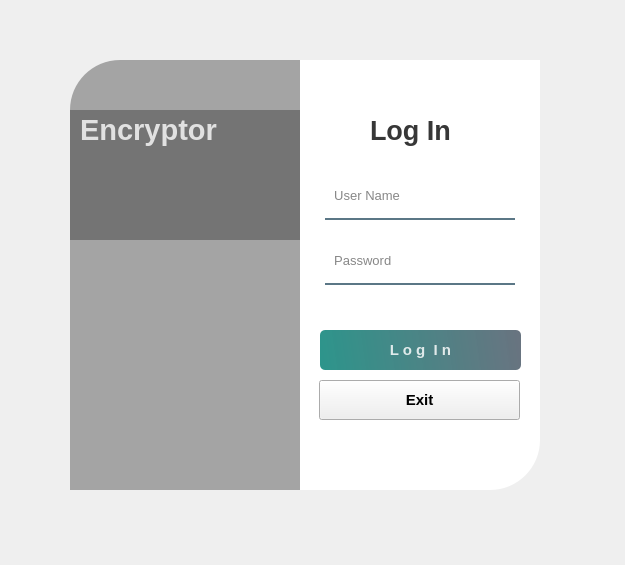
<?xml version="1.0" encoding="UTF-8"?>
<ui version="4.0">
 <class>Form</class>
 <widget class="QWidget" name="Form">
  <property name="geometry">
   <rect>
    <x>0</x>
    <y>0</y>
    <width>625</width>
    <height>565</height>
   </rect>
  </property>
  <property name="windowTitle">
   <string>Form</string>
  </property>
  <widget class="QWidget" name="widget" native="true">
   <property name="geometry">
    <rect>
     <x>30</x>
     <y>30</y>
     <width>550</width>
     <height>500</height>
    </rect>
   </property>
   <property name="styleSheet">
    <string notr="true">QPushButton#pushButton{
	background-color: qlineargradient(spread:pad, x1:0, y1:0.505682, x2:1, y2:0.477, stop:0 rgba(11, 131, 120, 219), stop:1 rgba(85, 98, 112, 226));
	color:rgba(255, 255, 255, 210);
	border-radius:5px;
}

QPushButton#pushButton:hover{
	background-color: qlineargradient(spread:pad, x1:0, y1:0.505682, x2:1, y2:0.477, stop:0 rgba(150, 123, 111, 219), stop:1 rgba(85, 81, 84, 226));
}

QPushButton#pushButton:pressed{
	padding-left:5px;
	padding-top:5px;
	background-color:rgba(150, 123, 111, 255);
}

QPushButton#pushButton_2, #pushButton_3, #pushButton_4, #pushButton_5{
	background-color: rgba(0, 0, 0, 0);
	color:rgba(85, 98, 112, 255);
}

QPushButton#pushButton_2:hover, #pushButton_3:hover, #pushButton_4:hover, #pushButton_5:hover{
	color: rgba(131, 96, 53, 255);
}

QPushButton#pushButton_2:pressed, #pushButton_3:pressed, #pushButton_4:pressed, #pushButton_5:pressed{
	padding-left:5px;
	padding-top:5px;
	color:rgba(91, 88, 53, 255);
}

</string>
   </property>
   <widget class="QLabel" name="label">
    <property name="geometry">
     <rect>
      <x>40</x>
      <y>30</y>
      <width>280</width>
      <height>430</height>
     </rect>
    </property>
    <property name="styleSheet">
     <string notr="true">border-image: url(:/images/background.jpg);
border-top-left-radius: 50px;</string>
    </property>
    <property name="text">
     <string/>
    </property>
   </widget>
   <widget class="QLabel" name="label_2">
    <property name="geometry">
     <rect>
      <x>40</x>
      <y>30</y>
      <width>280</width>
      <height>430</height>
     </rect>
    </property>
    <property name="styleSheet">
     <string notr="true">background-color:rgba(0, 0, 0, 80);
border-top-left-radius: 50px;</string>
    </property>
    <property name="text">
     <string/>
    </property>
   </widget>
   <widget class="QLabel" name="label_3">
    <property name="geometry">
     <rect>
      <x>270</x>
      <y>30</y>
      <width>240</width>
      <height>430</height>
     </rect>
    </property>
    <property name="styleSheet">
     <string notr="true">background-color:rgba(255, 255, 255, 255);
border-bottom-right-radius: 50px;</string>
    </property>
    <property name="text">
     <string/>
    </property>
   </widget>
   <widget class="QLabel" name="label_4">
    <property name="geometry">
     <rect>
      <x>340</x>
      <y>80</y>
      <width>100</width>
      <height>40</height>
     </rect>
    </property>
    <property name="font">
     <font>
      <pointsize>20</pointsize>
      <weight>75</weight>
      <bold>true</bold>
     </font>
    </property>
    <property name="styleSheet">
     <string notr="true">color:rgba(0, 0, 0, 200);</string>
    </property>
    <property name="text">
     <string>Log In</string>
    </property>
   </widget>
   <widget class="QLineEdit" name="lineEdit">
    <property name="geometry">
     <rect>
      <x>295</x>
      <y>150</y>
      <width>190</width>
      <height>40</height>
     </rect>
    </property>
    <property name="font">
     <font>
      <pointsize>10</pointsize>
     </font>
    </property>
    <property name="styleSheet">
     <string notr="true">background-color:rgba(0, 0, 0, 0);
border:none;
border-bottom:2px solid rgba(46, 82, 101, 200);
color:rgba(0, 0, 0, 240);
padding-bottom:7px;</string>
    </property>
    <property name="placeholderText">
     <string>  User Name</string>
    </property>
   </widget>
   <widget class="QLineEdit" name="lineEdit_2">
    <property name="geometry">
     <rect>
      <x>295</x>
      <y>215</y>
      <width>190</width>
      <height>40</height>
     </rect>
    </property>
    <property name="font">
     <font>
      <pointsize>10</pointsize>
     </font>
    </property>
    <property name="styleSheet">
     <string notr="true">background-color:rgba(0, 0, 0, 0);
border:none;
border-bottom:2px solid rgba(46, 82, 101, 200);
color:rgba(0, 0, 0, 240);
padding-bottom:7px;</string>
    </property>
    <property name="echoMode">
     <enum>QLineEdit::Password</enum>
    </property>
    <property name="placeholderText">
     <string>  Password</string>
    </property>
   </widget>
   <widget class="QPushButton" name="pushButton">
    <property name="geometry">
     <rect>
      <x>290</x>
      <y>300</y>
      <width>201</width>
      <height>40</height>
     </rect>
    </property>
    <property name="font">
     <font>
      <pointsize>11</pointsize>
      <weight>75</weight>
      <bold>true</bold>
     </font>
    </property>
    <property name="text">
     <string>L o g  I n</string>
    </property>
   </widget>
   <widget class="QLabel" name="label_6">
    <property name="geometry">
     <rect>
      <x>40</x>
      <y>80</y>
      <width>230</width>
      <height>130</height>
     </rect>
    </property>
    <property name="styleSheet">
     <string notr="true">background-color:rgba(0, 0, 0, 75);</string>
    </property>
    <property name="text">
     <string/>
    </property>
   </widget>
   <widget class="QLabel" name="label_7">
    <property name="geometry">
     <rect>
      <x>50</x>
      <y>80</y>
      <width>180</width>
      <height>40</height>
     </rect>
    </property>
    <property name="font">
     <font>
      <pointsize>22</pointsize>
      <weight>75</weight>
      <bold>true</bold>
     </font>
    </property>
    <property name="styleSheet">
     <string notr="true">color:rgba(255, 255, 255, 200);</string>
    </property>
    <property name="text">
     <string>Encryptor</string>
    </property>
   </widget>
   <widget class="QLabel" name="label_8">
    <property name="geometry">
     <rect>
      <x>50</x>
      <y>145</y>
      <width>220</width>
      <height>50</height>
     </rect>
    </property>
    <property name="font">
     <font>
      <pointsize>10</pointsize>
      <weight>75</weight>
      <bold>true</bold>
     </font>
    </property>
    <property name="styleSheet">
     <string notr="true">color:rgba(255, 255, 255, 170);</string>
    </property>
    <property name="text">
     <string/>
    </property>
   </widget>
   <widget class="QPushButton" name="exit_btn">
    <property name="geometry">
     <rect>
      <x>289</x>
      <y>350</y>
      <width>201</width>
      <height>40</height>
     </rect>
    </property>
    <property name="font">
     <font>
      <pointsize>11</pointsize>
      <weight>75</weight>
      <bold>true</bold>
     </font>
    </property>
    <property name="text">
     <string>Exit</string>
    </property>
   </widget>
   <widget class="QLabel" name="label_5">
    <property name="geometry">
     <rect>
      <x>80</x>
      <y>220</y>
      <width>151</width>
      <height>211</height>
     </rect>
    </property>
    <property name="text">
     <string/>
    </property>
    <property name="pixmap">
     <pixmap resource="resources.qrc">:/img/img/symbol.png</pixmap>
    </property>
    <property name="scaledContents">
     <bool>true</bool>
    </property>
   </widget>
  </widget>
 </widget>
 <resources>
  <include location="resources.qrc"/>
 </resources>
 <connections/>
</ui>
